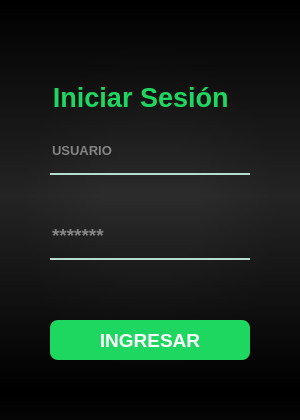
<?xml version="1.0" encoding="UTF-8"?>
<ui version="4.0">
 <class>ventanalogin</class>
 <widget class="QWidget" name="ventanalogin">
  <property name="geometry">
   <rect>
    <x>0</x>
    <y>0</y>
    <width>300</width>
    <height>420</height>
   </rect>
  </property>
  <property name="minimumSize">
   <size>
    <width>300</width>
    <height>420</height>
   </size>
  </property>
  <property name="maximumSize">
   <size>
    <width>300</width>
    <height>420</height>
   </size>
  </property>
  <property name="windowTitle">
   <string>Form</string>
  </property>
  <widget class="QWidget" name="widget" native="true">
   <property name="geometry">
    <rect>
     <x>0</x>
     <y>0</y>
     <width>300</width>
     <height>420</height>
    </rect>
   </property>
   <property name="minimumSize">
    <size>
     <width>300</width>
     <height>420</height>
    </size>
   </property>
   <property name="maximumSize">
    <size>
     <width>300</width>
     <height>420</height>
    </size>
   </property>
   <property name="styleSheet">
    <string notr="true">QPushButton{
	background-color: rgb(30, 215, 97);
	border-radius:8px;
	color: rgb(255, 255, 255);
}
QPushButton:hover{
	
}
QPushButton:pressed{
	padding-left: 5px;
	padding-top: 5px;
}

QLabel{
	color: rgb(30, 215, 97);
}</string>
   </property>
   <widget class="QLabel" name="fondo_img">
    <property name="geometry">
     <rect>
      <x>0</x>
      <y>0</y>
      <width>300</width>
      <height>420</height>
     </rect>
    </property>
    <property name="minimumSize">
     <size>
      <width>300</width>
      <height>420</height>
     </size>
    </property>
    <property name="maximumSize">
     <size>
      <width>300</width>
      <height>420</height>
     </size>
    </property>
    <property name="styleSheet">
     <string notr="true">background-color: qlineargradient(spread:reflect, x1:0, y1:0, x2:0, y2:0.466, stop:0 rgba(0, 0, 0, 255), stop:1 rgba(54, 54, 54, 255));</string>
    </property>
    <property name="text">
     <string/>
    </property>
    <property name="scaledContents">
     <bool>true</bool>
    </property>
   </widget>
   <widget class="QLabel" name="degrade">
    <property name="geometry">
     <rect>
      <x>0</x>
      <y>0</y>
      <width>300</width>
      <height>420</height>
     </rect>
    </property>
    <property name="minimumSize">
     <size>
      <width>300</width>
      <height>420</height>
     </size>
    </property>
    <property name="maximumSize">
     <size>
      <width>300</width>
      <height>420</height>
     </size>
    </property>
    <property name="font">
     <font>
      <family>Arial</family>
     </font>
    </property>
    <property name="styleSheet">
     <string notr="true">
background-color: qradialgradient(spread:pad, cx:0.5, cy:0.5, radius:0.5, fx:0.5, fy:0.5, stop:0.327273 rgba(0, 0, 0, 50), stop:0.835 rgba(0, 0, 0, 85));
</string>
    </property>
    <property name="text">
     <string/>
    </property>
   </widget>
   <widget class="QLabel" name="titulo">
    <property name="geometry">
     <rect>
      <x>14</x>
      <y>65</y>
      <width>261</width>
      <height>65</height>
     </rect>
    </property>
    <property name="minimumSize">
     <size>
      <width>14</width>
      <height>65</height>
     </size>
    </property>
    <property name="maximumSize">
     <size>
      <width>261</width>
      <height>65</height>
     </size>
    </property>
    <property name="font">
     <font>
      <family>Arial</family>
      <pointsize>20</pointsize>
      <weight>75</weight>
      <italic>false</italic>
      <bold>true</bold>
      <kerning>true</kerning>
     </font>
    </property>
    <property name="styleSheet">
     <string notr="true">background-color:none;

</string>
    </property>
    <property name="text">
     <string>Iniciar Sesión </string>
    </property>
    <property name="alignment">
     <set>Qt::AlignCenter</set>
    </property>
   </widget>
   <widget class="QLineEdit" name="usuario">
    <property name="geometry">
     <rect>
      <x>50</x>
      <y>135</y>
      <width>200</width>
      <height>40</height>
     </rect>
    </property>
    <property name="minimumSize">
     <size>
      <width>200</width>
      <height>40</height>
     </size>
    </property>
    <property name="maximumSize">
     <size>
      <width>200</width>
      <height>40</height>
     </size>
    </property>
    <property name="font">
     <font>
      <family>Arial</family>
      <pointsize>10</pointsize>
      <weight>75</weight>
      <italic>false</italic>
      <bold>true</bold>
     </font>
    </property>
    <property name="styleSheet">
     <string notr="true">background-color: rgba(0, 0, 0,0);
border:none;
border-radius:none;
border-bottom:2px solid rgb(181, 220, 207);
color: rgba(255, 255,255, 230);
padding-bottom:7px;
</string>
    </property>
    <property name="maxLength">
     <number>30</number>
    </property>
    <property name="placeholderText">
     <string>USUARIO</string>
    </property>
   </widget>
   <widget class="QPushButton" name="boton">
    <property name="geometry">
     <rect>
      <x>50</x>
      <y>320</y>
      <width>200</width>
      <height>40</height>
     </rect>
    </property>
    <property name="font">
     <font>
      <family>Arial</family>
      <pointsize>14</pointsize>
      <weight>75</weight>
      <italic>false</italic>
      <bold>true</bold>
      <underline>false</underline>
      <strikeout>false</strikeout>
      <kerning>true</kerning>
     </font>
    </property>
    <property name="styleSheet">
     <string notr="true"/>
    </property>
    <property name="text">
     <string>INGRESAR</string>
    </property>
   </widget>
   <widget class="QLabel" name="error">
    <property name="geometry">
     <rect>
      <x>50</x>
      <y>280</y>
      <width>201</width>
      <height>20</height>
     </rect>
    </property>
    <property name="font">
     <font>
      <family>Arial</family>
      <pointsize>12</pointsize>
      <weight>50</weight>
      <italic>false</italic>
      <bold>false</bold>
      <underline>true</underline>
     </font>
    </property>
    <property name="styleSheet">
     <string notr="true">color: rgb(255, 133, 113);</string>
    </property>
    <property name="text">
     <string/>
    </property>
    <property name="alignment">
     <set>Qt::AlignCenter</set>
    </property>
   </widget>
   <widget class="QLineEdit" name="password">
    <property name="geometry">
     <rect>
      <x>50</x>
      <y>220</y>
      <width>200</width>
      <height>40</height>
     </rect>
    </property>
    <property name="minimumSize">
     <size>
      <width>200</width>
      <height>40</height>
     </size>
    </property>
    <property name="maximumSize">
     <size>
      <width>200</width>
      <height>40</height>
     </size>
    </property>
    <property name="font">
     <font>
      <family>Arial</family>
      <pointsize>14</pointsize>
      <weight>75</weight>
      <italic>false</italic>
      <bold>true</bold>
     </font>
    </property>
    <property name="styleSheet">
     <string notr="true">background-color: rgba(0, 0, 0,0);
border:none;
border-radius:none;
border-bottom:2px solid rgb(181, 220, 207);
color: rgba(255, 255,255, 230);
padding-bottom:7px;
</string>
    </property>
    <property name="maxLength">
     <number>30</number>
    </property>
    <property name="echoMode">
     <enum>QLineEdit::Password</enum>
    </property>
    <property name="placeholderText">
     <string notr="true">*******</string>
    </property>
   </widget>
  </widget>
 </widget>
 <resources/>
 <connections/>
</ui>
